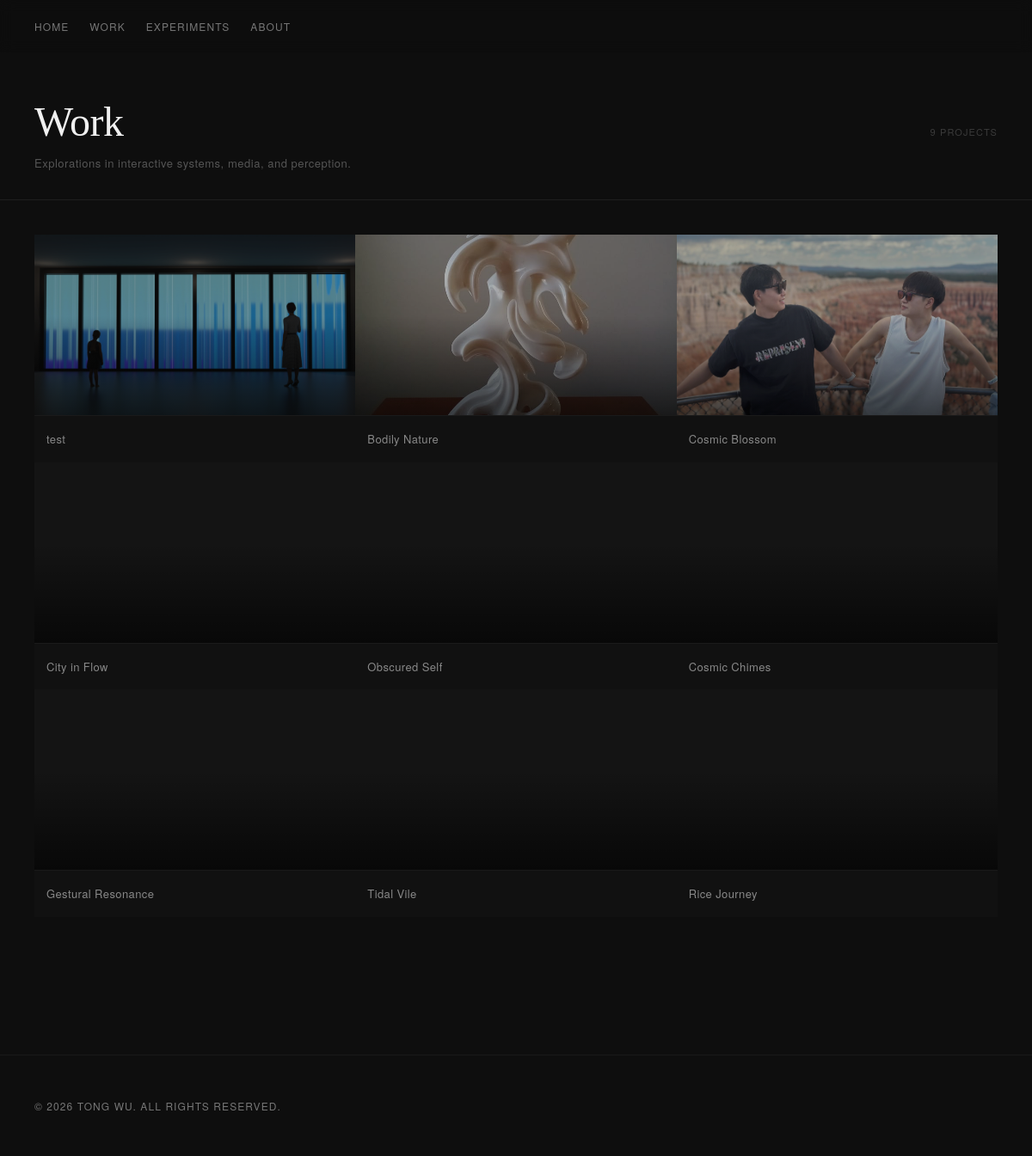
/projects.php, run on an earlier commit of the app's database.
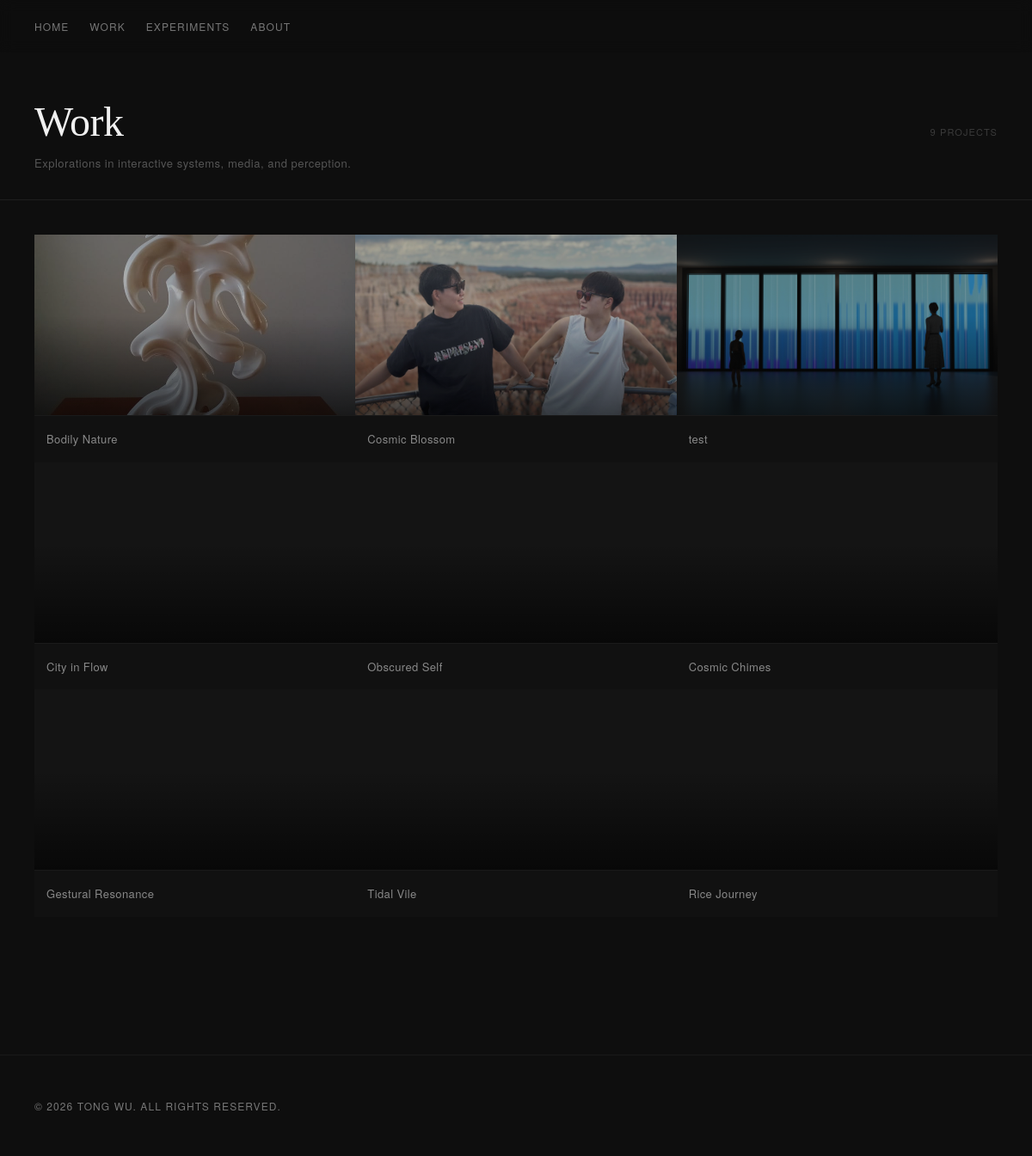
And on a later commit of the database.
### tables this page shows
CREATE TABLE projects (
    id INTEGER PRIMARY KEY AUTOINCREMENT,
    title TEXT,
    slug TEXT,
    immersion TEXT,
    context TEXT,
    system_text TEXT,
    interaction_text TEXT,
    material TEXT,
    reflection TEXT
, year TEXT, category TEXT, cover_image TEXT, video_url TEXT, is_published INTEGER DEFAULT 1, created_at TEXT, updated_at TEXT, edit_count INTEGER DEFAULT 0, sort_order INTEGER DEFAULT 0, skillset TEXT, exhibition TEXT, location TEXT, sections TEXT, subtitle TEXT);

### src/media.php (called while the page is built, shortened)
<?php
function get_project_media_path(string $slug): string {
    return UPLOADS_ROOT . '/projects/' . $slug;
}
function list_project_media(string $slug): array {
    $path = get_project_media_path($slug);
    return _list_media_files($path);
}
function _list_media_files(string $path): array {
    if (!is_dir($path)) return [];
    $files = [];
    $items = array_diff(scandir($path), ['.', '..']);
    foreach ($items as $item) {
        $full = "$path/$item";
        $rel = '/uploads' . substr($full, strlen(UPLOADS_ROOT));
        $rel = str_replace('\\', '/', $rel);
        $files[] = [
            'name' => $item,
            'url'  => $rel,
            'ext'  => strtolower(pathinfo($item, PATHINFO_EXTENSION)),
            'size' => filesize($full),
            'path' => $full,
        ];
    }
    return $files;
}

### public/projects.php (the view, shortened to what this page needs)
<?php
require_once __DIR__ . '/../src/functions.php';
require_once __DIR__ . '/../src/media.php';
$projects = get_all_projects();
$img_exts = ['jpg','jpeg','png','webp','gif'];
$thumbs   = [];
foreach ($projects as $p) {
    $files = list_project_media($p['slug']);
    foreach ($files as $f) {
        if (preg_match('/^thumb[\-_.]/i', $f['name']) && in_array($f['ext'], $img_exts)) {
            $thumbs[$p['slug']] = $f['url'];
            break;
        }
    }
    if (!isset($thumbs[$p['slug']])) {
        foreach ($files as $f) {
            if (in_array($f['ext'], $img_exts)) {
                $thumbs[$p['slug']] = $f['url'];
                break;
            }
        }
    }
}
?>
<div class="work-wrap">
  <div class="work-page-header">
    <div class="work-page-header-top">
      <h1>Work</h1>
      <span class="work-count"><?= count($projects) ?> projects</span>
    </div>
    <p class="work-page-subtitle">Explorations in interactive systems, media, and perception.</p>
  </div>
  <div class="work-grid">
    <?php foreach ($projects as $i => $p):
        $thumb    = $thumbs[$p['slug']] ?? null;
        $featured = ($i === 0) ? ' work-card--featured' : '';
    ?>
    <a href="/p/<?= htmlspecialchars($p['slug']) ?>" class="work-card<?= $featured ?>">
      <div class="work-card-image">
        <?php if ($thumb): ?>
          <img src="<?= htmlspecialchars($thumb) ?>" alt="<?= htmlspecialchars($p['title']) ?>">
        <?php endif; ?>
        <div class="work-card-overlay"></div>
      </div>
      <div class="work-card-meta">
        <span class="work-card-title"><?= htmlspecialchars($p['title']) ?></span>
      </div>
    </a>
    <?php endforeach; ?>
  </div>
</div>

What changed in the data, as far as the page shows it:
changed projects "test": moves down the list
